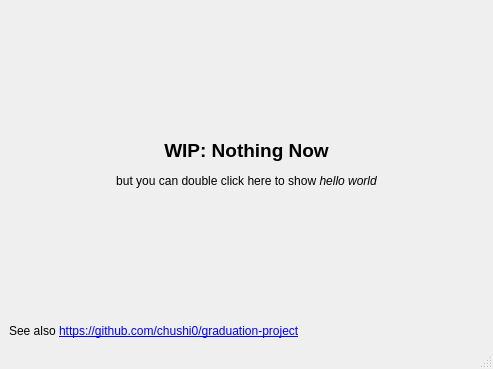
<?xml version="1.0" encoding="UTF-8"?>
<ui version="4.0">
 <class>MainWindow</class>
 <widget class="QMainWindow" name="MainWindow">
  <property name="geometry">
   <rect>
    <x>0</x>
    <y>0</y>
    <width>493</width>
    <height>369</height>
   </rect>
  </property>
  <property name="windowTitle">
   <string>Visual YACC</string>
  </property>
  <widget class="QWidget" name="centralwidget">
   <layout class="QGridLayout" name="gridLayout">
    <item row="0" column="0">
     <widget class="QLabel" name="label">
      <property name="sizePolicy">
       <sizepolicy hsizetype="Preferred" vsizetype="Preferred">
        <horstretch>0</horstretch>
        <verstretch>1</verstretch>
       </sizepolicy>
      </property>
      <property name="text">
       <string>&lt;html&gt;&lt;head/&gt;&lt;body&gt;&lt;p&gt;&lt;span style=&quot; font-size:14pt; font-weight:700;&quot;&gt;WIP: Nothing Now&lt;/span&gt;&lt;/p&gt;&lt;p&gt;but you can double click here to show &lt;span style=&quot; font-style:italic;&quot;&gt;hello world&lt;/span&gt;&lt;/p&gt;&lt;/body&gt;&lt;/html&gt;</string>
      </property>
      <property name="alignment">
       <set>Qt::AlignCenter</set>
      </property>
     </widget>
    </item>
    <item row="1" column="0">
     <widget class="QLabel" name="label_2">
      <property name="text">
       <string>&lt;html&gt;&lt;head/&gt;&lt;body&gt;&lt;p&gt;See also &lt;a href=&quot;https://github.com/chushi0/graduation-project&quot;&gt;&lt;span style=&quot; text-decoration: underline; color:#0000ff;&quot;&gt;https://github.com/chushi0/graduation-project&lt;/span&gt;&lt;/a&gt;&lt;/p&gt;&lt;/body&gt;&lt;/html&gt;</string>
      </property>
      <property name="openExternalLinks">
       <bool>true</bool>
      </property>
     </widget>
    </item>
   </layout>
  </widget>
  <widget class="QMenuBar" name="menubar">
   <property name="geometry">
    <rect>
     <x>0</x>
     <y>0</y>
     <width>493</width>
     <height>22</height>
    </rect>
   </property>
  </widget>
  <widget class="QStatusBar" name="statusbar"/>
 </widget>
 <resources/>
 <connections/>
</ui>
